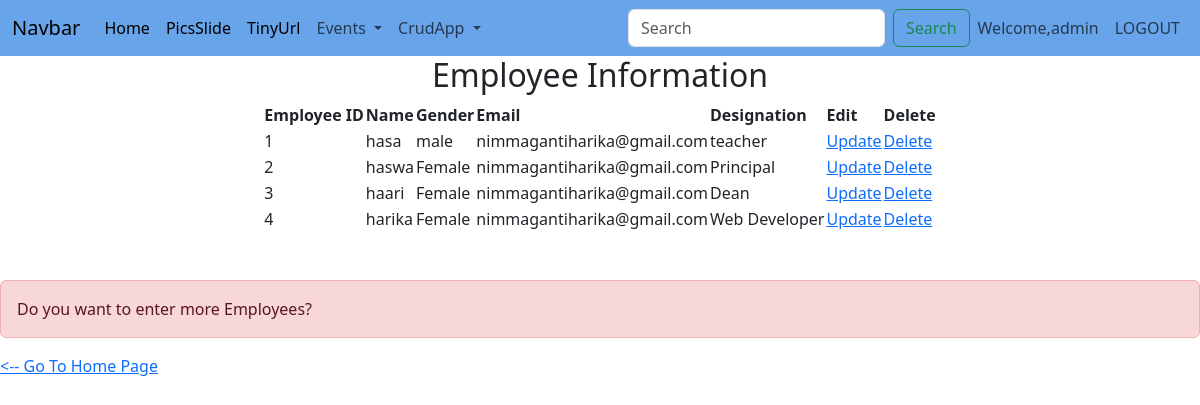
The app's page /c/show/ (signed in) with its own data.
### crudapp/models.py (models this page shows)
class Employee(models.Model):
    EmpId = models.CharField(max_length=3)
    EmpName = models.CharField(max_length=200)
    EmpGender = models.CharField(max_length=10)
    EmpEmail = models.EmailField()
    EmpDesignation = models.CharField(max_length=150)
    class Meta:
        db_table="Employee"

### crudapp/views.py (the view)
# urls.py: path('show/', views.show_emp, name='show-emp'),
def show_emp(request):
    employees = Employee.objects.all()
    return render(request, 'show.html', {'employees': employees})

### templates/show.html (shortened to what this page needs)
{% extends 'Navbar.html' %}
{% block body %}
    <h2 style="text-align:center">Employee Information</h2>
    <table align="center">
        <thead>
            <tr>
                <th>Employee ID</th>
                <th>Name</th>
                <th>Gender</th>
                <th>Email</th>
                <th>Designation</th>
                <th>Edit</th>
                <th>Delete</th>
            </tr>
        </thead>
        <tbody>
            {% for employee in employees %}
            <tr>
                <td>{{ employee.EmpId }}</td>
                <td>{{ employee.EmpName }}</td>
                <td>{{ employee.EmpGender }}</td>
                <td>{{ employee.EmpEmail }}</td>
                <td>{{ employee.EmpDesignation }}</td>
                <td>
                    <a href="{% url 'edit-emp' employee.pk %}">Update</a>
                </td>
                <td>
                    <a href="{% url 'remove-emp' employee.pk %}">Delete</a>
                </td>
            </tr>
            {% endfor %}
        </tbody>
    </table>
    <br><br>
    <p class="alert alert-danger" role="alert">Do you want to enter more Employees?</p>
    <p>
        <a href="{% url 'insert-emp' %}">&lt;-- Go To Home Page</a>
    </p>
{% endblock %}

### templates/Navbar.html (shortened to what this page needs)
<!DOCTYPE html><html lang="en">
<head>    <meta charset="UTF-8">
    <title>Title</title>    <link href="https://cdn.jsdelivr.net/npm/bootstrap@5.3.2/dist/css/bootstrap.min.css" rel="stylesheet">
    <script src="https://cdn.jsdelivr.net/npm/bootstrap@5.3.2/dist/js/bootstrap.bundle.min.js"></script></head>
<body>
<nav class="navbar navbar-expand-lg" style="background-color: #68A4E9">
  <div class="container-fluid">
      <a class="navbar-brand" href="#">Navbar</a>
        <div class="collapse navbar-collapse" id="navbarSupportedContent">
      <ul class="navbar-nav me-auto mb-2 mb-lg-0">
          <li class="nav-item">
          <a class="nav-link active" aria-current="page" href="{%url 'newhomepage'%}">Home</a>
          </li>
          <li class="nav-item">
          <a class="nav-link active" aria-current="page" href="{%url 'Pics'%}">PicsSlide</a>
          </li>
<li class="nav-item">
    <a class="nav-link active" aria-current="page" href="{%url 'url_shortener'%}">TinyUrl</a>
</li>
   <li class="nav-item dropdown">
          <a class="nav-link dropdown-toggle" href="#" role="button" data-bs-toggle="dropdown" aria-expanded="false">
            Events
          </a>
        </li>
<li class="nav-item dropdown">
          <a class="nav-link dropdown-toggle" href="#" role="button" data-bs-toggle="dropdown" aria-expanded="false">
           CrudApp
          </a>
      </ul>      <form class="d-flex" role="search">
        <input class="form-control me-2" type="search" placeholder="Search" aria-label="Search">
      <button class="btn btn-outline-success" type="submit">Search</button>
      </form>    </div>
      <ul class="navbar-nav ms-auto">
      <li>{% if user.is_authenticated %}
      <li class="nav-item">
          <span class="nav-link">Welcome,{{user.username}}</span>
      </li>
     <li class="nav-item">
         <a class="nav-link" href="{% url 'logout' %}">LOGOUT</a>
      </li>
         {% endif %}
          </ul>
  </div></nav>
{% block body %}
{% endblock %}
</body>
</html>

### records on screen
Employee: EmpId "1", EmpName "hasa", EmpGender "male", EmpEmail "nimmagantiharika@gmail.com", EmpDesignation "teacher"
Employee: EmpId "2", EmpName "haswa", EmpGender "Female", EmpEmail "nimmagantiharika@gmail.com", EmpDesignation "Principal"
Employee: EmpId "3", EmpName "haari", EmpGender "Female", EmpEmail "nimmagantiharika@gmail.com", EmpDesignation "Dean"
Employee: EmpId "4", EmpName "harika", EmpGender "Female", EmpEmail "nimmagantiharika@gmail.com", EmpDesignation "Web Developer"

### other values on screen
{{ user.username }} "admin"
